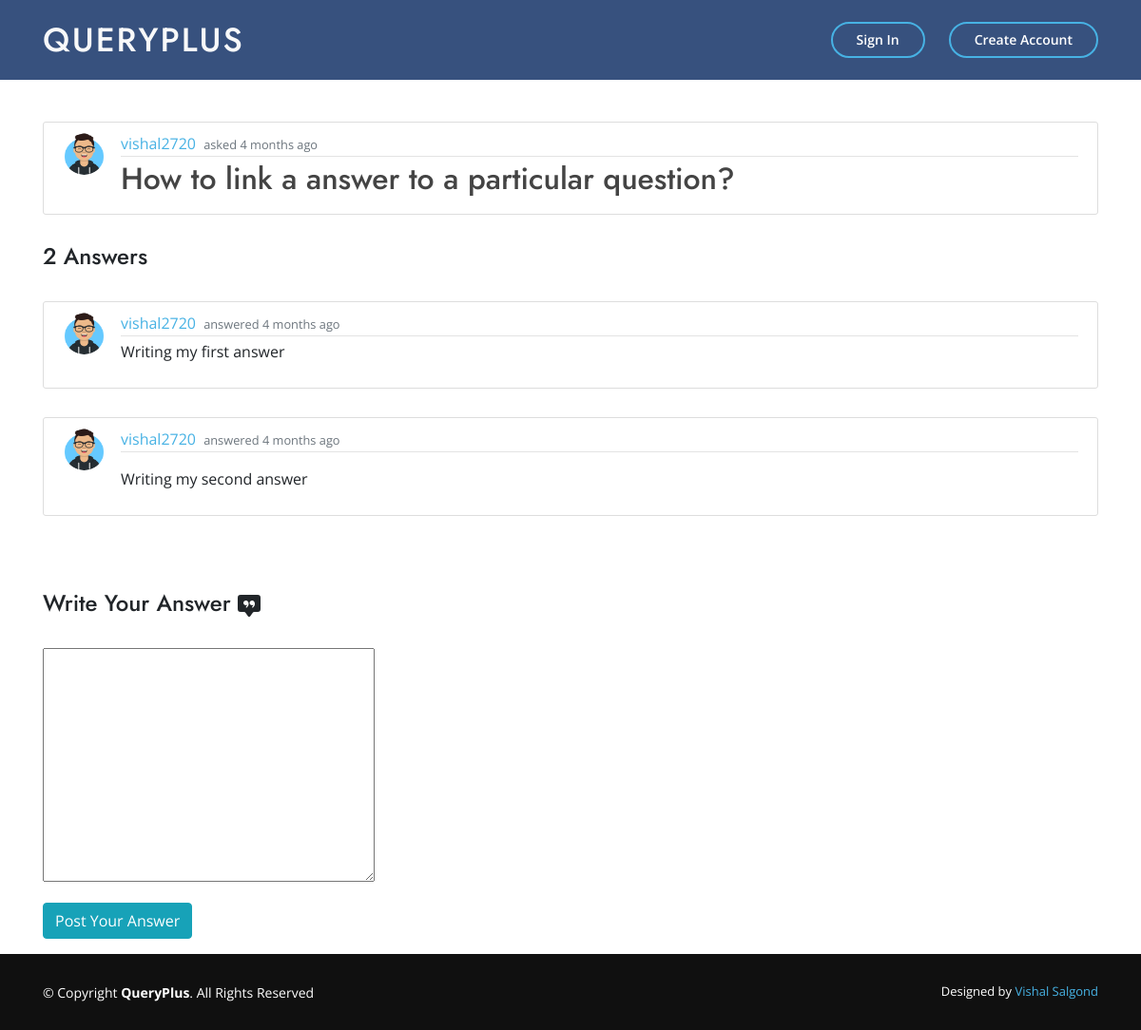
Page /question/11/ on the committed database.
### main_app/models.py (models this page shows, shortened)
class Question(models.Model):
    question = RichTextField()
    date_posted = models.DateTimeField(auto_now_add=True)
    author = models.ForeignKey(User, on_delete=models.CASCADE)

class Profile(models.Model):
    user = models.OneToOneField(User, on_delete=models.CASCADE)
    image = models.ImageField(default='default.jpg',upload_to='profile_pics')

class Answer(models.Model):
    content = RichTextField(blank=True, null=True)
    date_posted = models.DateTimeField(default=timezone.now)
    author = models.ForeignKey(User, on_delete=models.CASCADE)
    answered_to = models.ForeignKey(Question, on_delete=models.CASCADE)

### main_app/views.py (the view, shortened to what this page needs)
# urls.py: path('question/<int:pk>/', QuestionDetailView.as_view(), name='question-detail'),
class QuestionDetailView(DetailView):
    model = Question
    def get_context_data(self, *args, **kwargs):
        context = super(QuestionDetailView,
             self).get_context_data(*args, **kwargs)
        context["form"] = AnswerForm()
        context["answers"] = Answer.objects.filter(answered_to=context["question"])
        context["count"] =  Answer.objects.filter(answered_to=context["question"]).count()
        return context

### main_app/forms.py
class AnswerForm(forms.ModelForm):
    class Meta:
        model = Answer
        fields = ["content"]

### main_app/templates/main_app/question_detail.html (shortened to what this page needs)
{% extends "main_app/base.html" %}
{% load crispy_forms_tags %}
{% load i18n %}
{% block content %}
    <div class="container">
    <article class="media content-section mt-5">
        <img class="rounded-circle article-img" src="{{ object.author.profile.image.url }}" alt="user_image">
        <div class="media-body">
        <div class="article-metadata">
            <a class="mr-1" href="{% url 'user-profile' question.author.username %}">{{ question.author }}</a>
            <small class="text-muted">asked {{ question.date_posted|timesince }} ago</small>
        </div>
            <h2 class="article-title">{{ question.question|safe }}</h2>
        </div>
    </article>
    <br>
    {% if count  %}
        {% for ans in answers %}
            <article class="media content-section">
                <img class="rounded-circle article-img" src="{{ ans.author.profile.image.url }}" alt="">
                <div class="media-body">
                <div class="article-metadata">
                    <a class="mr-1" href="{% url 'user-profile' ans.author.username %}">{{ ans.author }}</a>
                    <small class="text-muted">answered {{ ans.date_posted|timesince }} ago</small>
                </div>
                <p>{{ ans.content|safe }}</p>
                </div>
            </article>
        {% endfor %}
    {% endif %}
    <form method="POST">
        <fieldset class="form-group">
            {% if count  %}
                <h4 class="mt-5">Write Your Answer
                </h4>
                <br>
            {% else %}
                <h4 class="mt-5">Be the first one to Answer</h4>
                <br>
            {% endif %}
            <div>
                {{ form.content|safe }} {{ form.media }}
            </div>
        </fieldset>
        <div class="form-group">
            <button class="btn btn-info" type="submit">Post Your Answer</button>
        </div>
    </form>
</div>
{% endblock content %}

### main_app/static/main_app/main.css (style rules this page uses)
body { background: white; margin-top: 5rem; font-family: 'Open Sans', sans-serif; }
h1, h2, h3, h4, h5, h6 { font-family: "Jost", sans-serif; }
a { color: #47b2e4; }
.content-section { background: #ffffff; padding: 10px 20px; border: 1px solid #dddddd; border-radius: 3px; margin-bottom: 30px; }
.article-title { color: #444444; }
.article-img { height: 45px; width: 45px; margin-right: 16px; }
.article-metadata { padding-bottom: 1px; margin-bottom: 4px; border-bottom: 1px solid #e3e3e3 }

### rows in the picture
Question: author.profile.image (picture), author "vishal2720", date_posted "4 months", question "How to link a answer to a particular question?"
Answer: author.profile.image (picture), author "vishal2720", date_posted "4 months", content "Writing my first answer"
Answer: author.profile.image (picture), author "vishal2720", date_posted "4 months", content "Writing my second answer"
